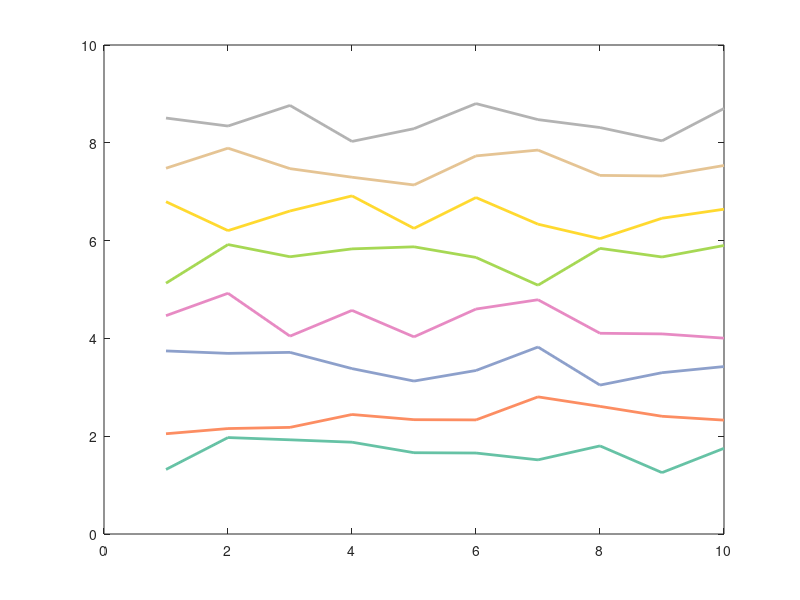

Reproduce this figure in MATLAB.
% co = [
%     51,160,44; 
%     31,120,180; 
%     227,26,28; 
%     255,127,0;
%     178,223,138; 
%     166,206,227; 
%     251,154,153; 
%     253,191,111; 
% ];  


% http://colorbrewer2.org/?type=qualitative&scheme=Set2&n=8
co = [ 102,194,165;  252,141,98;  141,160,203;  231,138,195;  166,216,84;  255,217,47;  229,196,148;  179,179,179'];
co = co ./255;

set(groot,'defaultAxesColorOrder',co)


I=eye(8);
for i=1:8, I(i,i)=i;end

figure(1), clf
plot(rand(10,8)+ones(10,8)*I,'linewidth',2)